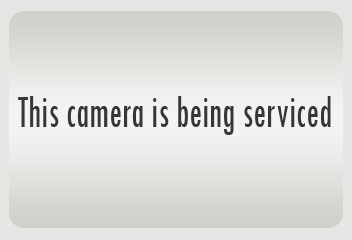
#> input picture ingest/placeholders/camera_serviced.png, 352 x 240 px; its folder holds only this picture in this run
$ python -i health.py   (imports and definitions only)
#> lines starting #> are read from the running program, lines starting #| are printed output that depends on the picture
#> further down, picture is the input picture: PIL image 352x240 RGBA; mean R, G, B, A 221.7, 221, 218.5, 255
"""Feed health checks: error images and frozen feeds.

Error images: for offline cameras NYCTMC answers 200 with a "This camera is being serviced"
image (labelled image/jpeg, really a PNG; kept in ingest/placeholders/), plus undecodable or
blank images.

Frozen feeds: the picture stops changing for 30 s. Frames carry a burned-in clock that keeps
ticking on a frozen feed, so frames are compared as small grayscale thumbnails with the top
banner cropped off, not by exact bytes. On live frames 5 s apart the thumbnail difference is
>= ~2.5 (0-255 scale); a re-encode of the same frame is <= ~0.7.
"""

from __future__ import annotations

import hashlib
import io
from datetime import datetime
from functools import lru_cache
from pathlib import Path

import numpy as np
from PIL import Image, UnidentifiedImageError

PLACEHOLDER_DIR = Path(__file__).parent / "placeholders"

THUMB_SIZE = (88, 54)
BANNER_CROP = 0.10          # top fraction of the frame holding the timestamp overlay
MIN_DIM = 32
BLANK_MAX_STD = 3.0         # near-uniform gray/black/white frame
PLACEHOLDER_MAX_DIFF = 4.0
FROZEN_MAX_DIFF = 1.2
FROZEN_WINDOW_S = 30.0


def image_hash(data: bytes) -> str:
    return hashlib.sha256(data).hexdigest()


# [7 lines left out: function decode, not called in this run]


def thumbnail(img: Image.Image) -> np.ndarray:
    gray = img.convert("L")
    w, h = gray.size
#> w = 352; h = 240
    return np.asarray(gray.crop((0, int(h * BANNER_CROP), w, h)).resize(THUMB_SIZE),
                      dtype=np.float32)
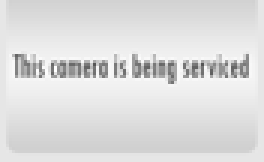
#> returned value: shape (54, 88) float32 (shown 3 times larger); min 86, max 255, mean 221.1


def thumb_diff(a: np.ndarray, b: np.ndarray) -> float:
    return float(np.abs(a - b).mean())


# [27 lines left out: functions _placeholders, error_reason, not called in this run]


def is_error_image(jpeg_bytes: bytes) -> bool:
    return error_reason(jpeg_bytes) is not None


# [4 lines left out: function is_frozen, not called in this run]


class FrozenFeedDetector:
    """Flags a feed as frozen once its picture has stayed near-identical for `window_s`.

    Feed it every successfully decoded frame, including exact duplicates.
    """

    # [14 lines left out: functions __init__, update, not called in this run]

    def reset(self) -> None:
        self._anchor = self._since = None
        self.frozen = False

>>> from PIL import Image
>>> picture = Image.open('placeholders/camera_serviced.png')
>>> result = thumbnail(picture)
